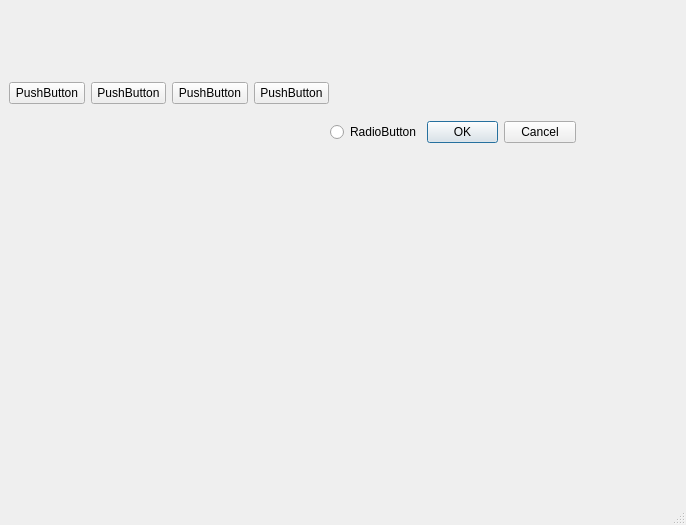
<?xml version="1.0" encoding="UTF-8"?>
<ui version="4.0">
 <class>MainWindow</class>
 <widget class="QMainWindow" name="MainWindow">
  <property name="geometry">
   <rect>
    <x>0</x>
    <y>0</y>
    <width>686</width>
    <height>525</height>
   </rect>
  </property>
  <property name="windowTitle">
   <string>MainWindow</string>
  </property>
  <widget class="QWidget" name="centralwidget">
   <widget class="QWidget" name="">
    <property name="geometry">
     <rect>
      <x>330</x>
      <y>120</y>
      <width>246</width>
      <height>25</height>
     </rect>
    </property>
    <layout class="QHBoxLayout" name="horizontalLayout">
     <item>
      <widget class="QRadioButton" name="radioButton">
       <property name="text">
        <string>RadioButton</string>
       </property>
      </widget>
     </item>
     <item>
      <widget class="QDialogButtonBox" name="buttonBox">
       <property name="standardButtons">
        <set>QDialogButtonBox::Cancel|QDialogButtonBox::Ok</set>
       </property>
      </widget>
     </item>
    </layout>
   </widget>
   <widget class="QWidget" name="">
    <property name="geometry">
     <rect>
      <x>9</x>
      <y>81</y>
      <width>320</width>
      <height>25</height>
     </rect>
    </property>
    <layout class="QHBoxLayout" name="horizontalLayout_2">
     <item>
      <widget class="QPushButton" name="pushButton_3">
       <property name="text">
        <string>PushButton</string>
       </property>
      </widget>
     </item>
     <item>
      <widget class="QPushButton" name="pushButton_4">
       <property name="text">
        <string>PushButton</string>
       </property>
      </widget>
     </item>
     <item>
      <widget class="QPushButton" name="pushButton_2">
       <property name="text">
        <string>PushButton</string>
       </property>
      </widget>
     </item>
     <item>
      <widget class="QPushButton" name="pushButton">
       <property name="text">
        <string>PushButton</string>
       </property>
      </widget>
     </item>
    </layout>
   </widget>
  </widget>
  <widget class="QMenuBar" name="menubar">
   <property name="geometry">
    <rect>
     <x>0</x>
     <y>0</y>
     <width>686</width>
     <height>21</height>
    </rect>
   </property>
  </widget>
  <widget class="QStatusBar" name="statusbar"/>
 </widget>
 <resources/>
 <connections/>
</ui>
